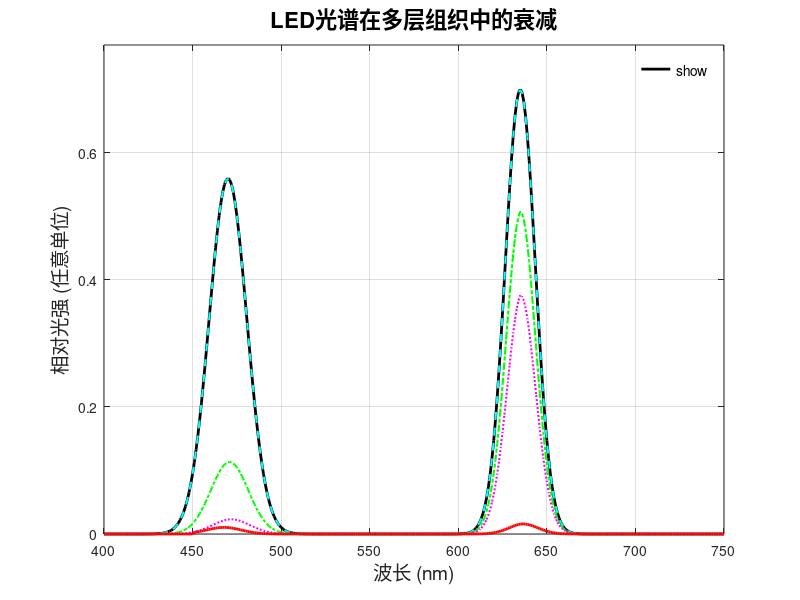
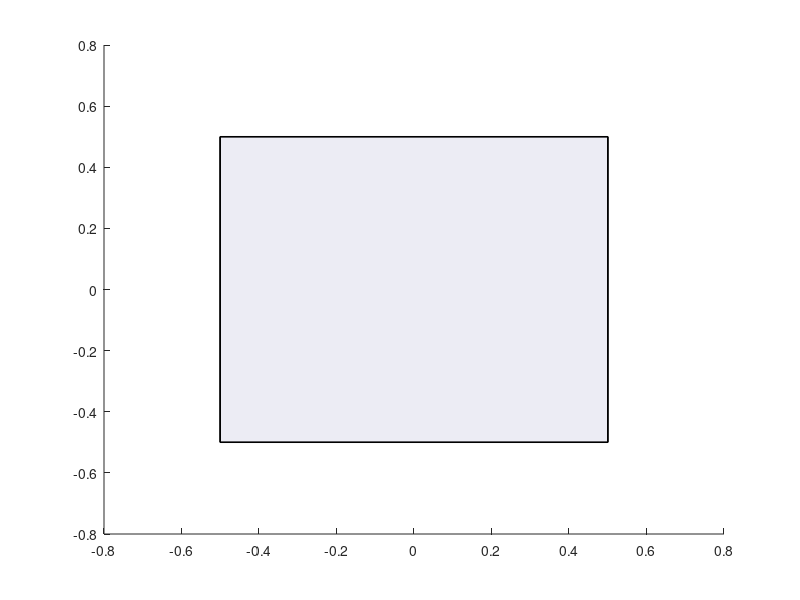

Source code (MATLAB) for these figures, in order: (Note: this script raises an error after producing the figures.)
clear; close all; clc;

% --- 1. 定义光源和系统参数 ---
peak_wavelength_red_nm = 635;
fwhm_red_nm = 20;
intensity_max_red = 1.0;

peak_wavelength_blue_nm = 470;
fwhm_blue_nm = 25;
intensity_max_blue = 0.8;

attenuation_factor_led_surface = 0.7; % LED出射面本身的衰减

% LED 物理尺寸参数
led_length = 1.0; 
led_width = 1.0;  
led_height = 0.4; % LED 器件本身的高度
source_distance = 0.6; 

% 光源几何参数
source_cuboid_dim = 0.06; 
src_half_dim = source_cuboid_dim / 2;

% --- 2. 定义组织层参数 ---
% Z 坐标定义 (cm)，假设 LED 的顶面 (出射面) 在 z = led_height
z_led_emitting_surface = led_height; % = 0.4 cm

z_air_start_abs = z_led_emitting_surface; % 空气层从LED表面开始
z_air_end_abs = 1.4;       % 空气层结束 Z = 1.4 cm
z_skin_start_abs = 1.4;    % 皮肤层开始 Z = 1.4 cm
z_skin_end_abs = 1.8;      % 皮肤层结束 Z = 1.8 cm
z_muscle_start_abs = 1.8;  % 肌肉层开始 Z = 1.8 cm
z_muscle_end_abs = 2.0;    % 肌肉层结束 Z = 2.0 cm
z_vessel_start_abs = 2.0;  % 血管层开始 Z = 2.0 cm
z_vessel_end_abs = 2.2;    % 血管层结束 Z = 2.2 cm

% 计算各层厚度 (cm)
thickness_air = z_air_end_abs - z_air_start_abs;
thickness_skin = z_skin_end_abs - z_skin_start_abs;  
thickness_muscle = z_muscle_end_abs - z_muscle_start_abs; 
thickness_vessel = z_vessel_end_abs - z_vessel_start_abs;

if thickness_air < 0 || thickness_skin < 0 || thickness_muscle < 0 || thickness_vessel < 0
    error('层厚度计算为负值，请检查Z坐标定义。');
end

% 定义波长数组 (nm)
wavelengths_nm = linspace(400, 750, 351); 

% --- 辅助函数：获取组织的吸收系数 mu_a (cm^-1) ---
function mu_a = get_mu_a_skin(lambda_nm_array)
    mu_a = zeros(size(lambda_nm_array));
    mu_a_blue_skin = 4.0; 
    mu_a_red_skin = 0.8;  
    for i = 1:length(lambda_nm_array)
        lambda = lambda_nm_array(i);
        if lambda <= 470
            mu_a(i) = mu_a_blue_skin * (1 + (470-lambda)/100 * 0.5) ; 
        elseif lambda > 470 && lambda < 635
            mu_a(i) = mu_a_blue_skin - (mu_a_blue_skin - mu_a_red_skin) * (lambda - 470) / (635 - 470);
        else 
            mu_a(i) = mu_a_red_skin * (1 - (lambda-635)/100 * 0.3); 
        end
        if mu_a(i) < 0.05, mu_a(i) = 0.05; end 
    end
end

function mu_a = get_mu_a_muscle(lambda_nm_array)
    mu_a = zeros(size(lambda_nm_array));
    mu_a_blue_muscle = 8.0;  
    mu_a_red_muscle = 1.5;   
    for i = 1:length(lambda_nm_array)
        lambda = lambda_nm_array(i);
        if lambda <= 470
            mu_a(i) = mu_a_blue_muscle * (1 + (470-lambda)/100 * 0.6);
        elseif lambda > 470 && lambda < 635
            mu_a(i) = mu_a_blue_muscle - (mu_a_blue_muscle - mu_a_red_muscle) * (lambda - 470) / (635 - 470);
        else 
            mu_a(i) = mu_a_red_muscle * (1 - (lambda-635)/100 * 0.4);
        end
         if mu_a(i) < 0.1, mu_a(i) = 0.1; end
    end
end


function mu_a = get_mu_a_vessel(lambda_nm_array)
    mu_a = zeros(size(lambda_nm_array));
    % 示例: 简化血液吸收模型 (血红蛋白吸收峰在蓝绿光区和近红外Q谷)
    mu_a_blue_blood = 50.0; % cm^-1 at 420nm (Soret band 附近，高吸收) - 简化
    mu_a_green_blood = 30.0; % cm^-1 at 550nm (Q band 附近) - 简化
    mu_a_red_blood = 10.0;  % cm^-1 at 635nm (相对较低) - 简化
    mu_a_nir_blood = 5.0;   % cm^-1 at 750nm (更低) - 简化

    for i = 1:length(lambda_nm_array)
        lambda = lambda_nm_array(i);
        if lambda <= 450
            mu_a(i) = mu_a_blue_blood * exp(-(lambda-420)^2/(2*30^2)); % Soret band 附近高斯近似
        elseif lambda > 450 && lambda <= 590
             mu_a(i) = mu_a_green_blood * exp(-(lambda-550)^2/(2*40^2)); % Q band 附近高斯近似
        elseif lambda > 590 && lambda < 700
             mu_a(i) = mu_a_red_blood + (mu_a_green_blood - mu_a_red_blood) * (1 - (lambda - 590)/(700-590)) * 0.5; % 简化过渡
        else % lambda >= 700
            mu_a(i) = mu_a_red_blood - (mu_a_red_blood - mu_a_nir_blood) * (lambda - 700)/(750-700); % 向NIR下降
        end
        if mu_a(i) < 1.0, mu_a(i) = 1.0; end % 血液吸收通常较高
    end
end


mu_a_air_val = 0.001; 

% --- 3. 生成LED初始光谱 ---
sigma_red = fwhm_red_nm / (2 * sqrt(2 * log(2)));
spectrum_red_source = intensity_max_red * exp(-(wavelengths_nm - peak_wavelength_red_nm).^2 / (2 * sigma_red^2));
sigma_blue = fwhm_blue_nm / (2 * sqrt(2 * log(2)));
spectrum_blue_source = intensity_max_blue * exp(-(wavelengths_nm - peak_wavelength_blue_nm).^2 / (2 * sigma_blue^2));

spectrum_combined_source = spectrum_red_source + spectrum_blue_source;
spectrum_after_led_surface = spectrum_combined_source * attenuation_factor_led_surface; 

% --- 4. 计算光谱在各层中的衰减 ---
mu_a_air = ones(size(wavelengths_nm)) * mu_a_air_val; 
transmittance_air = exp(-mu_a_air .* thickness_air);
spectrum_after_air = spectrum_after_led_surface .* transmittance_air;

mu_a_skin_values = get_mu_a_skin(wavelengths_nm);
transmittance_skin = exp(-mu_a_skin_values .* thickness_skin);
spectrum_after_skin = spectrum_after_air .* transmittance_skin;

mu_a_muscle_values = get_mu_a_muscle(wavelengths_nm);
transmittance_muscle = exp(-mu_a_muscle_values .* thickness_muscle);
spectrum_entering_vessel = spectrum_after_skin .* transmittance_muscle; % 进入血管的光谱

mu_a_vessel_values = get_mu_a_vessel(wavelengths_nm);
transmittance_vessel = exp(-mu_a_vessel_values .* thickness_vessel);
spectrum_exiting_vessel = spectrum_entering_vessel .* transmittance_vessel; % 穿出血管的光谱


figure(1); 
set(gcf, 'Name', 'LED光谱在多层组织中的衰减分析', 'Position', [50, 50, 800, 600]);
plot(wavelengths_nm, spectrum_after_led_surface, 'k-', 'LineWidth', 2, 'DisplayName', 'LED出射');
hold on;
if thickness_air > 1e-3 
    plot(wavelengths_nm, spectrum_after_air, 'c--', 'LineWidth', 1.5, 'DisplayName', sprintf('空气后 (%.2fcm)', thickness_air));
end
plot(wavelengths_nm, spectrum_after_skin, 'g-.', 'LineWidth', 1.5, 'DisplayName', sprintf('皮肤后 (%.2fcm)', thickness_skin));
plot(wavelengths_nm, spectrum_entering_vessel, 'm:', 'LineWidth', 1.5, 'DisplayName', sprintf('肌肉后/入血管 (%.2fcm)', thickness_muscle));
plot(wavelengths_nm, spectrum_exiting_vessel, 'r-', 'LineWidth', 2, 'DisplayName', sprintf('血管后 (%.2fcm)', thickness_vessel));
title('LED光谱在多层组织中的衰减', 'FontSize', 16, 'FontWeight', 'bold');
xlabel('波长 (nm)', 'FontSize', 14);
ylabel('相对光强 (任意单位)', 'FontSize', 14);
grid on; axis tight; 
current_ylim = ylim; ylim([0, current_ylim(2) * 1.1]);
legend('show', 'Location', 'northeast', 'FontSize', 10); legend('boxoff');
hold off;


fprintf('--- LED光在多层组织中衰减分析结果 ---\n');
total_intensity_led_surface = trapz(wavelengths_nm, spectrum_after_led_surface);
total_intensity_after_air = trapz(wavelengths_nm, spectrum_after_air);
total_intensity_after_skin = trapz(wavelengths_nm, spectrum_after_skin);
total_intensity_entering_vessel = trapz(wavelengths_nm, spectrum_entering_vessel);
total_intensity_exiting_vessel = trapz(wavelengths_nm, spectrum_exiting_vessel);

fprintf('LED出射总光强 (相对值): %.4f\n', total_intensity_led_surface);
fprintf('穿过空气层 (厚度 %.2fcm) 后总光强: %.4f (衰减 %.2f%%)\n', thickness_air, total_intensity_after_air, (1-total_intensity_after_air/total_intensity_led_surface)*100);
fprintf('穿过皮肤层 (厚度 %.2fcm) 后总光强: %.4f (相对空气后衰减 %.2f%%)\n', thickness_skin, total_intensity_after_skin, (1-total_intensity_after_skin/total_intensity_after_air)*100);
fprintf('进入血管层 (穿过肌肉厚度 %.2fcm) 总光强: %.4f (相对皮肤后衰减 %.2f%%)\n',thickness_muscle, total_intensity_entering_vessel, (1-total_intensity_entering_vessel/total_intensity_after_skin)*100);
fprintf('穿出血管层 (厚度 %.2fcm) 总光强: %.4f (相对入血管衰减 %.2f%%)\n', thickness_vessel, total_intensity_exiting_vessel, (1-total_intensity_exiting_vessel/total_intensity_entering_vessel)*100);
fprintf('总衰减 (从LED出射到达血管后): %.2f%%\n', (1-total_intensity_exiting_vessel/total_intensity_led_surface)*100);

[~, idx_red_peak] = min(abs(wavelengths_nm - peak_wavelength_red_nm));
[~, idx_blue_peak] = min(abs(wavelengths_nm - peak_wavelength_blue_nm));

intensity_red_entering_vessel = spectrum_entering_vessel(idx_red_peak);
intensity_blue_entering_vessel = spectrum_entering_vessel(idx_blue_peak);
intensity_red_exiting_vessel = spectrum_exiting_vessel(idx_red_peak);
intensity_blue_exiting_vessel = spectrum_exiting_vessel(idx_blue_peak);
fprintf('在 %.0fnm (红光峰值) 进入血管的光强: %.4e\n', peak_wavelength_red_nm, intensity_red_entering_vessel);
fprintf('在 %.0fnm (蓝光峰值) 进入血管的光强: %.4e\n', peak_wavelength_blue_nm, intensity_blue_entering_vessel);
fprintf('在 %.0fnm (红光峰值) 穿出血管的光强: %.4e\n', peak_wavelength_red_nm, intensity_red_exiting_vessel);
fprintf('在 %.0fnm (蓝光峰值) 穿出血管的光强: %.4e\n', peak_wavelength_blue_nm, intensity_blue_exiting_vessel);

figure(2); 
set(gcf, 'Name', 'LED发光及组织层3D模拟图 (分层粒子云与体积渲染)', 'Position', [900, 50, 850, 750]);
clf; 


hl_led = led_length / 2; hw_led = led_width / 2; hh_led_device = led_height; 
vertices_led_body = [-hl_led,-hw_led,0; hl_led,-hw_led,0; hl_led,hw_led,0; -hl_led,hw_led,0; -hl_led,-hw_led,hh_led_device; hl_led,-hw_led,hh_led_device; hl_led,hw_led,hh_led_device; -hl_led,hw_led,hh_led_device];
faces_led_body = [1,2,3,4; 5,6,7,8; 1,2,6,5; 2,3,7,6; 3,4,8,7; 4,1,5,8];
patch('Vertices', vertices_led_body, 'Faces', faces_led_body, 'FaceColor', [0.75,0.75,0.85], 'EdgeColor','k', 'FaceAlpha',0.15, 'LineWidth',1); 
hold on;

src_center_z_offset = src_half_dim; 
src_red_center_pos = [-source_distance/2, 0, src_center_z_offset]; 
src_blue_center_pos = [source_distance/2, 0, src_center_z_offset];
color_red_source = [1,0,0]; color_blue_source = [0,0,1];
src_faces_cuboid = [1,2,3,4; 5,6,7,8; 1,2,6,5; 2,3,7,6; 3,4,8,7; 4,1,5,8];
v_red_src = [src_red_center_pos(1)-src_half_dim, src_red_center_pos(2)-src_half_dim, src_red_center_pos(3)-src_half_dim; src_red_center_pos(1)+src_half_dim, src_red_center_pos(2)-src_half_dim, src_red_center_pos(3)-src_half_dim; src_red_center_pos(1)+src_half_dim, src_red_center_pos(2)+src_half_dim, src_red_center_pos(3)-src_half_dim; src_red_center_pos(1)-src_half_dim, src_red_center_pos(2)+src_half_dim, src_red_center_pos(3)-src_half_dim; src_red_center_pos(1)-src_half_dim, src_red_center_pos(2)-src_half_dim, src_red_center_pos(3)+src_half_dim; src_red_center_pos(1)+src_half_dim, src_red_center_pos(2)-src_half_dim, src_red_center_pos(3)+src_half_dim; src_red_center_pos(1)+src_half_dim, src_red_center_pos(2)+src_half_dim, src_red_center_pos(3)+src_half_dim; src_red_center_pos(1)-src_half_dim, src_red_center_pos(2)+src_half_dim, src_red_center_pos(3)+src_half_dim];
h_patch_red_src = patch('Vertices',v_red_src,'Faces',src_faces_cuboid,'FaceColor',color_red_source,'EdgeColor','k','LineWidth',0.5,'DisplayName','红光光源');
v_blue_src = [src_blue_center_pos(1)-src_half_dim, src_blue_center_pos(2)-src_half_dim, src_blue_center_pos(3)-src_half_dim; src_blue_center_pos(1)+src_half_dim, src_blue_center_pos(2)-src_half_dim, src_blue_center_pos(3)-src_half_dim; src_blue_center_pos(1)+src_half_dim, src_blue_center_pos(2)+src_half_dim, src_blue_center_pos(3)-src_half_dim; src_blue_center_pos(1)-src_half_dim, src_blue_center_pos(2)+src_half_dim, src_blue_center_pos(3)-src_half_dim; src_blue_center_pos(1)-src_half_dim, src_blue_center_pos(2)-src_half_dim, src_blue_center_pos(3)+src_half_dim; src_blue_center_pos(1)+src_half_dim, src_blue_center_pos(2)-src_half_dim, src_blue_center_pos(3)+src_half_dim; src_blue_center_pos(1)+src_half_dim, src_blue_center_pos(2)+src_half_dim, src_blue_center_pos(3)+src_half_dim; src_blue_center_pos(1)-src_half_dim, src_blue_center_pos(2)+src_half_dim, src_blue_center_pos(3)+src_half_dim];
h_patch_blue_src = patch('Vertices',v_blue_src,'Faces',src_faces_cuboid,'FaceColor',color_blue_source,'EdgeColor','k','LineWidth',0.5,'DisplayName','蓝光光源');

% 7.3 绘制组织层体积
layer_plane_xy_half_size = max(led_length, led_width) * 0.9; 

function [V, F] = create_layer_volume(z_bottom, z_top, xy_half_size)
    V = [
        -xy_half_size, -xy_half_size, z_bottom; xy_half_size, -xy_half_size, z_bottom;
         xy_half_size,  xy_half_size, z_bottom; -xy_half_size,  xy_half_size, z_bottom;
        -xy_half_size, -xy_half_size, z_top;    xy_half_size, -xy_half_size, z_top;
         xy_half_size,  xy_half_size, z_top;   -xy_half_size,  xy_half_size, z_top;
    ];
    F = [1,2,3,4; 5,6,7,8; 1,2,6,5; 2,3,7,6; 3,4,8,7; 4,1,5,8]; 
end

color_air_volume = [0.8, 0.9, 1.0]; 
color_skin_volume = [0.96, 0.87, 0.80];    
color_muscle_volume = [0.82, 0.60, 0.55];  
color_vessel_volume = [0.80, 0.25, 0.25];  % Vessel layer color

h_air_vol = gobjects(1);
if thickness_air > 1e-4
    [v_air, f_air] = create_layer_volume(z_air_start_abs, z_air_end_abs, layer_plane_xy_half_size);
    h_air_vol = patch('Vertices', v_air, 'Faces', f_air, 'FaceColor', color_air_volume, 'FaceAlpha', 0.1, 'EdgeColor', 'none', 'DisplayName', sprintf('空气层 (Z=%.2f-%.2fcm)',z_air_start_abs,z_air_end_abs));
end

h_skin_vol = gobjects(1);
if thickness_skin > 1e-4
    [v_skin, f_skin] = create_layer_volume(z_skin_start_abs, z_skin_end_abs, layer_plane_xy_half_size);
    h_skin_vol = patch('Vertices', v_skin, 'Faces', f_skin, 'FaceColor', color_skin_volume, 'FaceAlpha', 0.25, 'EdgeColor', 'none', 'DisplayName', sprintf('皮肤层体积 (Z=%.2f-%.2fcm)',z_skin_start_abs,z_skin_end_abs));
end

h_muscle_vol = gobjects(1);
if thickness_muscle > 1e-4
    [v_muscle, f_muscle] = create_layer_volume(z_muscle_start_abs, z_muscle_end_abs, layer_plane_xy_half_size);
    h_muscle_vol = patch('Vertices', v_muscle, 'Faces', f_muscle, 'FaceColor', color_muscle_volume, 'FaceAlpha', 0.3, 'EdgeColor', 'none', 'DisplayName', sprintf('肌肉层体积 (Z=%.2f-%.2fcm)',z_muscle_start_abs,z_muscle_end_abs));
end

h_vessel_vol = gobjects(1);
if thickness_vessel > 1e-4
    [v_vessel, f_vessel] = create_layer_volume(z_vessel_start_abs, z_vessel_end_abs, layer_plane_xy_half_size);
    h_vessel_vol = patch('Vertices', v_vessel, 'Faces', f_vessel, 'FaceColor', color_vessel_volume, 'FaceAlpha', 0.35, 'EdgeColor', 'none', 'DisplayName', sprintf('血管层体积 (Z=%.2f-%.2fcm)',z_vessel_start_abs,z_vessel_end_abs));
end


% 7.4 模拟和绘制分层粒子云
max_initial_particles_per_source = 1500; 
angle_spread_cone = pi/3.0;     

particle_size_base = 12; 
particle_alpha_base = 0.5;        
marker_type = 'o';                 

legend_handles = [h_patch_red_src, h_patch_blue_src]; 
legend_labels = {get(h_patch_red_src, 'DisplayName'), get(h_patch_blue_src, 'DisplayName')}; 

if isgraphics(h_air_vol), legend_handles(end+1)=h_air_vol; legend_labels{end+1}=get(h_air_vol,'DisplayName'); end
if isgraphics(h_skin_vol), legend_handles(end+1)=h_skin_vol; legend_labels{end+1}=get(h_skin_vol,'DisplayName'); end
if isgraphics(h_muscle_vol), legend_handles(end+1)=h_muscle_vol; legend_labels{end+1}=get(h_muscle_vol,'DisplayName'); end
if isgraphics(h_vessel_vol), legend_handles(end+1)=h_vessel_vol; legend_labels{end+1}=get(h_vessel_vol,'DisplayName'); end % Add vessel volume to legend


plotted_legend_particles_air_red = false; plotted_legend_particles_skin_red = false; plotted_legend_particles_muscle_red = false; plotted_legend_particles_vessel_red = false;
plotted_legend_particles_air_blue = false; plotted_legend_particles_skin_blue = false; plotted_legend_particles_muscle_blue = false; plotted_legend_particles_vessel_blue = false;

sources_center_pos_for_emission = {src_red_center_pos, src_blue_center_pos}; 
base_colors = {color_red_source, color_blue_source};
source_names = {'红光', '蓝光'};

function [px, py, pz, h_scatter, legend_flag_updated] = generate_particle_cloud( ...
    num_particles, start_z_layer, layer_thickness_current, emission_center_xy, ...
    angle_spread, particle_color, particle_size, particle_alpha, marker, ...
    display_name_base, source_name_current, legend_flag_current, led_emission_surface_z_coord) 
    
    px = zeros(num_particles, 1);
    py = zeros(num_particles, 1);
    pz = zeros(num_particles, 1);
    h_scatter = gobjects(1); 
    legend_flag_updated = legend_flag_current;

    if num_particles == 0 || layer_thickness_current <= 1e-5 
        return; 
    end

    for k = 1:num_particles
        phi = 2 * pi * rand(); 
        theta = angle_spread * sqrt(rand()); 
        
        particle_depth_in_layer = layer_thickness_current * rand();
        current_pz = start_z_layer + particle_depth_in_layer;
        
        dist_from_led_surface_z = current_pz - led_emission_surface_z_coord; 
        if dist_from_led_surface_z < 1e-4, dist_from_led_surface_z = 1e-4; end 

        radial_spread_at_pz = dist_from_led_surface_z * tan(theta);
        
        px(k) = emission_center_xy(1) + radial_spread_at_pz * cos(phi);
        py(k) = emission_center_xy(2) + radial_spread_at_pz * sin(phi);
        pz(k) = current_pz;
    end
    
    current_disp_name = '';
    if ~legend_flag_current
        current_disp_name = sprintf('%s: %s', source_name_current, display_name_base);
        legend_flag_updated = true;
    end
    
    h_scatter = scatter3(px, py, pz, particle_size, particle_color, marker, ...
        'filled', 'MarkerFaceAlpha', particle_alpha, 'MarkerEdgeAlpha', particle_alpha*0.7, ...
        'DisplayName', current_disp_name);
end

for src_idx = 1:length(sources_center_pos_for_emission)
    current_source_emission_origin = sources_center_pos_for_emission{src_idx}; 
    current_base_color = base_colors{src_idx};
    current_source_name = source_names{src_idx};
    emission_center_xy_on_led_surface = [current_source_emission_origin(1), current_source_emission_origin(2)];


    num_p_air = round(max_initial_particles_per_source * (total_intensity_after_air / total_intensity_led_surface));
    current_legend_flag_air = ifthen(src_idx==1, plotted_legend_particles_air_red, plotted_legend_particles_air_blue);
    if thickness_air > 1e-4 
        [~,~,~,h_scatter_air, new_flag_air] = generate_particle_cloud(num_p_air, z_air_start_abs, thickness_air, emission_center_xy_on_led_surface, ...
                                               angle_spread_cone, current_base_color, particle_size_base, particle_alpha_base, marker_type, ...
                                               '空气中粒子', current_source_name, current_legend_flag_air, z_led_emitting_surface); 
        if src_idx==1, plotted_legend_particles_air_red = new_flag_air; else, plotted_legend_particles_air_blue = new_flag_air; end
        if ~isempty(get(h_scatter_air,'DisplayName')) && isgraphics(h_scatter_air), legend_handles(end+1)=h_scatter_air; legend_labels{end+1}=get(h_scatter_air,'DisplayName'); end
    end

    num_p_skin = round(max_initial_particles_per_source * (total_intensity_after_skin / total_intensity_led_surface));
    current_legend_flag_skin = ifthen(src_idx==1, plotted_legend_particles_skin_red, plotted_legend_particles_skin_blue);
     if thickness_skin > 1e-4
        [~,~,~,h_scatter_skin, new_flag_skin] = generate_particle_cloud(num_p_skin, z_skin_start_abs, thickness_skin, emission_center_xy_on_led_surface, ...
                                                 angle_spread_cone, current_base_color, particle_size_base*0.9, particle_alpha_base*0.85, marker_type, ...
                                                 '皮肤中粒子', current_source_name, current_legend_flag_skin, z_led_emitting_surface); 
        if src_idx==1, plotted_legend_particles_skin_red = new_flag_skin; else, plotted_legend_particles_skin_blue = new_flag_skin; end
        if ~isempty(get(h_scatter_skin,'DisplayName')) && isgraphics(h_scatter_skin), legend_handles(end+1)=h_scatter_skin; legend_labels{end+1}=get(h_scatter_skin,'DisplayName'); end
     end
    
    num_p_muscle = round(max_initial_particles_per_source * (total_intensity_entering_vessel / total_intensity_led_surface));
    current_legend_flag_muscle = ifthen(src_idx==1, plotted_legend_particles_muscle_red, plotted_legend_particles_muscle_blue);
    if thickness_muscle > 1e-4
        [~,~,~,h_scatter_muscle, new_flag_muscle] = generate_particle_cloud(num_p_muscle, z_muscle_start_abs, thickness_muscle, emission_center_xy_on_led_surface, ...
                                                   angle_spread_cone, current_base_color, particle_size_base*0.8, particle_alpha_base*0.7, marker_type, ...
                                                   '肌肉中粒子', current_source_name, current_legend_flag_muscle, z_led_emitting_surface); 
        if src_idx==1, plotted_legend_particles_muscle_red = new_flag_muscle; else, plotted_legend_particles_muscle_blue = new_flag_muscle; end
        if ~isempty(get(h_scatter_muscle,'DisplayName')) && isgraphics(h_scatter_muscle), legend_handles(end+1)=h_scatter_muscle; legend_labels{end+1}=get(h_scatter_muscle,'DisplayName'); end
    end
    
    num_p_vessel = round(max_initial_particles_per_source * (total_intensity_exiting_vessel / total_intensity_led_surface)); % Particles remaining after vessel
    current_legend_flag_vessel = ifthen(src_idx==1, plotted_legend_particles_vessel_red, plotted_legend_particles_vessel_blue);
    if thickness_vessel > 1e-4
        [~,~,~,h_scatter_vessel, new_flag_vessel] = generate_particle_cloud(num_p_vessel, z_vessel_start_abs, thickness_vessel, emission_center_xy_on_led_surface, ...
                                                   angle_spread_cone, current_base_color, particle_size_base*0.7, particle_alpha_base*0.6, marker_type, ...
                                                   '血管中粒子', current_source_name, current_legend_flag_vessel, z_led_emitting_surface); 
        if src_idx==1, plotted_legend_particles_vessel_red = new_flag_vessel; else, plotted_legend_particles_vessel_blue = new_flag_vessel; end
        if ~isempty(get(h_scatter_vessel,'DisplayName')) && isgraphics(h_scatter_vessel), legend_handles(end+1)=h_scatter_vessel; legend_labels{end+1}=get(h_scatter_vessel,'DisplayName'); end
    end
end

text_z_offset = 0.05; 
intensity_initial_red_led_exit = spectrum_after_led_surface(idx_red_peak); 
intensity_initial_blue_led_exit = spectrum_after_led_surface(idx_blue_peak);

intensity_skin_red_exit = spectrum_after_skin(idx_red_peak);
intensity_skin_blue_exit = spectrum_after_skin(idx_blue_peak);
text(-layer_plane_xy_half_size*0.9, layer_plane_xy_half_size*0.9, z_skin_end_abs + text_z_offset, ... 
    sprintf('皮肤出口: 红光剩%.1f%%\n             蓝光剩%.1f%%', ...
    (intensity_skin_red_exit/intensity_initial_red_led_exit)*100, (intensity_skin_blue_exit/intensity_initial_blue_led_exit)*100), ...
    'Color', 'k', 'FontSize', 8, 'BackgroundColor', [1,1,1,0.6], 'EdgeColor', 'k', 'HorizontalAlignment', 'left');

intensity_vessel_red_entry = spectrum_entering_vessel(idx_red_peak);
intensity_vessel_blue_entry = spectrum_entering_vessel(idx_blue_peak);
text(-layer_plane_xy_half_size*0.9, layer_plane_xy_half_size*0.9, z_vessel_start_abs + text_z_offset, ... 
    sprintf('血管入口: 红光剩%.1f%%\n             蓝光剩%.1f%%', ...
    (intensity_vessel_red_entry/intensity_initial_red_led_exit)*100, (intensity_vessel_blue_entry/intensity_initial_blue_led_exit)*100), ...
    'Color', 'k', 'FontSize', 8, 'BackgroundColor', [1,1,1,0.6], 'EdgeColor', 'k', 'HorizontalAlignment', 'left');
    
intensity_vessel_red_exit_val = spectrum_exiting_vessel(idx_red_peak);
intensity_vessel_blue_exit_val = spectrum_exiting_vessel(idx_blue_peak);
text(-layer_plane_xy_half_size*0.9, layer_plane_xy_half_size*0.9, z_vessel_end_abs + text_z_offset, ... 
    sprintf('血管出口: 红光剩%.1f%%\n             蓝光剩%.1f%% (相对LED出射)', ...
    (intensity_vessel_red_exit_val/intensity_initial_red_led_exit)*100, (intensity_vessel_blue_exit_val/intensity_initial_blue_led_exit)*100), ...
    'Color', 'k', 'FontSize', 8, 'BackgroundColor', [1,1,1,0.6], 'EdgeColor', 'k', 'HorizontalAlignment', 'left');


title('LED发光及在组织层中衰减的3D示意图 (分层粒子云与体积渲染)', 'FontSize', 16, 'FontWeight','bold'); 
xlabel('X (cm)', 'FontSize', 13); ylabel('Y (cm)', 'FontSize', 13); zlabel('Z (cm, 深度)', 'FontSize', 13);
axis equal; grid on; view(35, 30); rotate3d on; 
max_z_coord_plot = z_vessel_end_abs + thickness_vessel * 0.5; % Adjusted Z limit
max_xy_coord_plot = layer_plane_xy_half_size * 1.1;
xlim([-max_xy_coord_plot max_xy_coord_plot]); ylim([-max_xy_coord_plot max_xy_coord_plot]); zlim([0 max_z_coord_plot]);

if ~isempty(legend_handles)
    valid_handles = []; unique_display_names = {}; temp_labels = {};
    for i = 1:length(legend_handles)
        if isgraphics(legend_handles(i)) && ~isempty(get(legend_handles(i), 'DisplayName')) 
            current_disp_name = get(legend_handles(i), 'DisplayName');
            is_already_in_legend = false;
            for k_leg = 1:length(unique_display_names) 
                if strcmp(current_disp_name, unique_display_names{k_leg})
                    is_already_in_legend = true;
                    break;
                end
            end
            if ~is_already_in_legend
                valid_handles(end+1) = legend_handles(i);
                unique_display_names{end+1} = current_disp_name;
                temp_labels{end+1} = current_disp_name; 
            end
        end
    end
    if ~isempty(valid_handles)
        legend(valid_handles, temp_labels, 'Location', 'northeastoutside', 'FontSize', 8); 
        legend('boxoff');
    end
end

camlight('headlight'); lighting gouraud; 
hold off;

disp(' ');
disp('多层组织衰减分析和3D可视化完成。');
disp('图形窗口1: 光谱衰减图');
disp('图形窗口2: 3D LED发光及组织层示意图 (分层粒子云与体积渲染)');

function result = ifthen(condition, true_val, false_val)
    if condition
        result = true_val;
    else
        result = false_val;
    end
end
